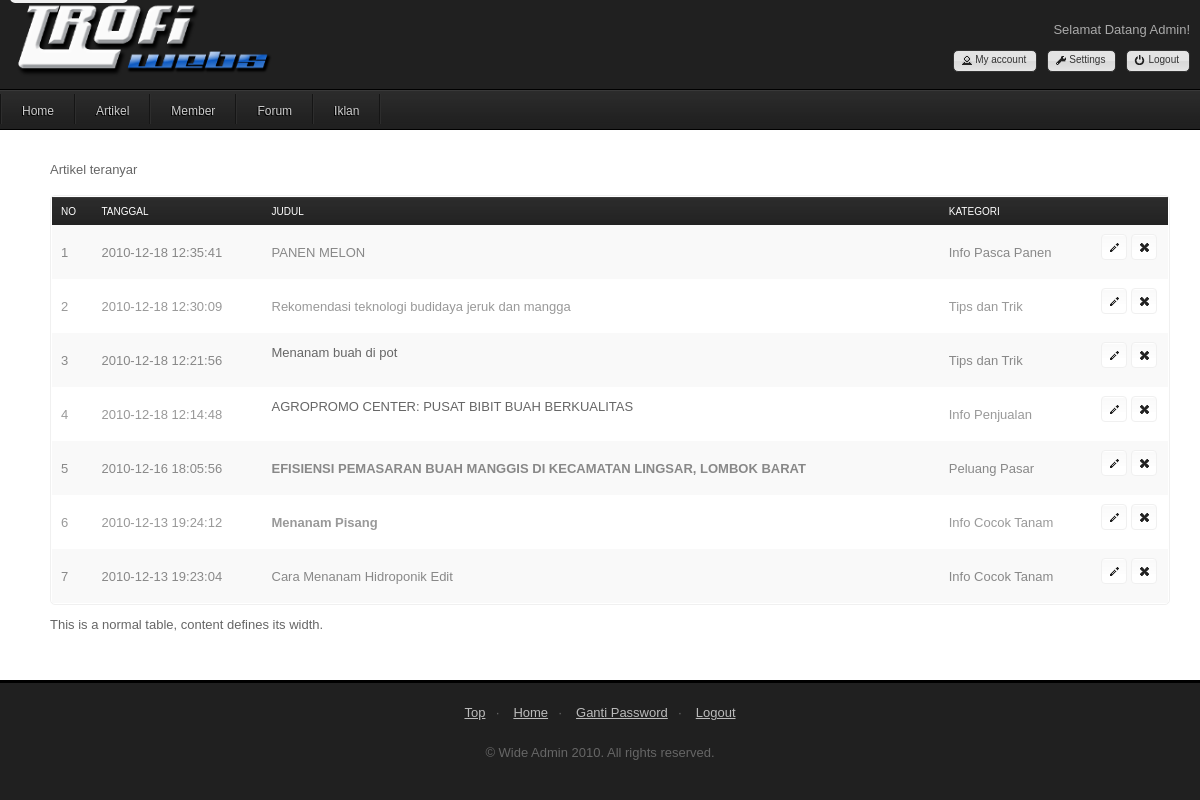
The app's page /admin/list.php (signed in) with its own data.
### tables this page shows
CREATE TABLE IF NOT EXISTS `halaman` (
  `id` int(11) NOT NULL AUTO_INCREMENT,
  `kategori` int(11) NOT NULL,
  `tanggal` timestamp NOT NULL DEFAULT CURRENT_TIMESTAMP,
  `judul` varchar(100) NOT NULL,
  `isi` longtext NOT NULL,
  `gambar` varchar(100) NOT NULL,
  `resume_gambar` varchar(70) NOT NULL,
  PRIMARY KEY (`id`)
);

CREATE TABLE IF NOT EXISTS `kategori` (
  `id` int(11) NOT NULL AUTO_INCREMENT,
  `nama` varchar(30) NOT NULL,
  PRIMARY KEY (`id`)
);

### admin/fungsi.php (called while the page is built, shortened)
<?php
function get_semua_artikel($halaman, $jumlah=30){
    $mulai = $halaman * $jumlah;
    $queri = mysql_query("SELECT * FROM halaman order by id desc limit $mulai,$jumlah");
    while ($q = mysql_fetch_array($queri)){
        $data[] = $q;
    }
    return $data;
}
function get_kategori($id){
       $q = mysql_fetch_array(mysql_query("SELECT * FROM kategori where id=$id"));
       return $q[1];
}

### admin/list.php (the view, shortened to what this page needs)
<?php
require 'fungsi.php';
require "header.php"
        ?>
<div id="tabs-2">
    <p>Artikel teranyar</p>
    <table class="fullwidth" cellpadding="0" cellspacing="0" border="0">
        <thead>
            <tr>
                <td>No</td>
                <td>Tanggal</td>
                <td>Judul</td>
                <td>Kategori</td>
                <td></td>
            </tr>
        </thead>
        <tbody>
            <?php
            $artikel = get_semua_artikel(0);
            $i=1;
            foreach ($artikel as $a) {?>
            <tr class="<?php if($i%2==0) echo 'even'; else echo 'odd';?>">
                <td><?php echo $i++?></td>
                <td><?php echo $a['tanggal']?></td>
                <td><?php echo $a['judul']?></td>
                <td><?php echo get_kategori($a['kategori'])?></td>
                <td width="60px">
                    <ul class="ui-widget ui-helper-clearfix" id="icons">
                    <li title="Edit" class="ui-state-default ui-corner-all">
                        <a href="edit_artikel.php?id=<?php echo $a['id']?>"><span class="ui-icon ui-icon-pencil">&nbsp;</span></a>
                    </li>
                    <li title="Hapus" class="ui-state-default ui-corner-all">
                        <a href="#" onclick="hapus(<?php echo $a['id']?>)"><span class="ui-icon ui-icon-closethick"></span></a>
                    </li>
                    </ul>
                </td>
            </tr>
            <?php }?>
        </tbody>
    </table>
    <p>This is a normal table, content defines its width.</p>
</div>
<?php require "footer.php"?>

### admin/index_files/core0000.css (style rules this page uses)
* { margin:0; padding:0; }
body { font-family: Tahoma, Verdana, Arial, sans-serif; font-size:62.5%; position:relative; }
ul { list-style-type:none; }
p { font-size:13px; line-height:20px; margin-bottom:15px; }
table.fullwidth { width:100%; clear:both; font-size:13px; padding:1px; margin-bottom:10px; }
table.fullwidth thead, table.normal thead { height:28px; text-transform:uppercase; font-size:10px; }
table.fullwidth td, table.normal td { padding:7px 9px; margin:1px 0; }

### admin/index_files/skin_cle.css (style rules this page uses)
body { background:#fff url('repgray2.png') 0 0 repeat-x; }
p { color:#666; }
table.fullwidth, table.normal { border:1px solid #f0f0f0; }
table.fullwidth thead, table.normal thead { background:#1c1c1c url('rep10000.png') 0 0 repeat-x; color:#fff; }
table.fullwidth thead tr, table.normal thead tr { color:#fff; }
table.fullwidth tr, table.normal tr { color:#999; cursor:pointer; }
table.fullwidth tr.odd, table.normal tr.odd { background:#f9f9f9; color:#888; }
.ui-helper-clearfix:after { content: "."; display: block; height: 0; clear: both; visibility: hidden; }
.ui-helper-clearfix { display: inline-block; }
.ui-helper-clearfix { display:block; }
.ui-icon { display: block; text-indent: -99999px; overflow: hidden; background-repeat: no-repeat; }
.ui-widget { font-size: 1.1em; }
.ui-state-default, .ui-widget-content .ui-state-default { border: 1px solid #f0f0f0; background:#ffffff url('input000.png') 0 0 repeat-x; font-weight: normal; color: #555; outline: none; }
.ui-state-default a, .ui-state-default a:link, .ui-state-default a:visited { color: #555; text-decoration: none; outline: none; }
.ui-icon { width: 16px; height: 16px; background-image: url(icons_wh.png); }
.ui-state-default .ui-icon { background-image: url(icons_bl.png); }
.ui-icon-pencil { background-position: -64px -112px; }
.ui-icon-closethick { background-position: -96px -128px; }
.ui-corner-all { -moz-border-radius: 4px; -webkit-border-radius: 4px; }

### admin/index_files/plugins0.css (style rules this page uses)
ul#icons { margin: 0 0 10px; padding: 0; }
ul#icons li { margin: 2px; position: relative; padding: 4px 0; cursor: pointer; float: left; list-style: none; }
ul#icons span.ui-icon { float: left; margin: 0 4px; }

### admin/index_files/css30000.css (style rules this page uses)
fieldset, input, textarea, select, a.button, .meta ul li a, ul.nav li li a:hover, p.main input, input.login, table, .message, #easyTooltip, div.wysiwyg { -moz-border-radius: 5px; -webkit-border-radius: 5px; }

### records on screen
halaman: tanggal "2010-12-18 12:35:41", judul "PANEN MELON", kategori.nama "Info Pasca Panen"
halaman: tanggal "2010-12-18 12:30:09", judul "Rekomendasi teknologi budidaya jeruk dan mangga", kategori.nama "Tips dan Trik"
halaman: tanggal "2010-12-18 12:21:56", judul "Menanam buah di pot", kategori.nama "Tips dan Trik"
halaman: tanggal "2010-12-18 12:14:48", judul "AGROPROMO CENTER: PUSAT BIBIT BUAH BERKUALITAS", kategori.nama "Info Penjualan"
halaman: tanggal "2010-12-16 18:05:56", judul "EFISIENSI PEMASARAN BUAH MANGGIS DI KECAMATAN LINGSAR, LOMBOK BARAT", kategori.nama "Peluang Pasar"
halaman: tanggal "2010-12-13 19:24:12", judul "Menanam Pisang", kategori.nama "Info Cocok Tanam"
halaman: tanggal "2010-12-13 19:23:04", judul "Cara Menanam Hidroponik Edit", kategori.nama "Info Cocok Tanam"
